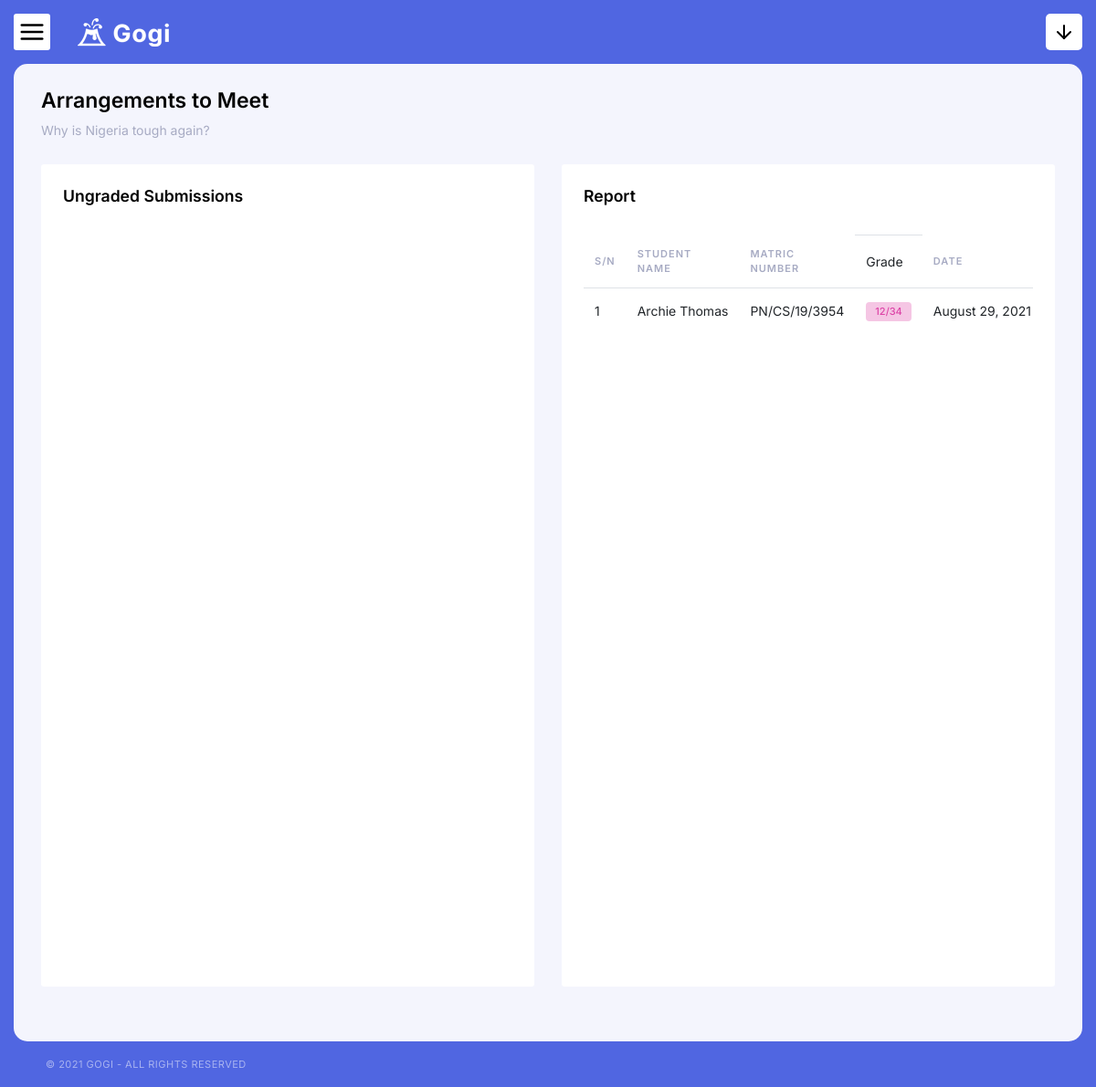
Page /lecturer/assignment-submissions?id=5 (signed in) on the committed database.
### tables this page shows
CREATE TABLE `assignments` (
  `id` int(11) NOT NULL,
  `course_id` int(11) NOT NULL,
  `lecturer_id` int(11) NOT NULL,
  `title` varchar(120) NOT NULL,
  `question` text NOT NULL,
  `instructions` text NOT NULL,
  `deadline` date NOT NULL,
  `max_grade` decimal(10,0) NOT NULL,
  `created_at` timestamp NOT NULL DEFAULT current_timestamp(),
  `updated_at` timestamp NOT NULL DEFAULT current_timestamp() ON UPDATE current_timestamp()
);

CREATE TABLE `assignment_submissions` (
  `id` int(11) NOT NULL,
  `student_id` int(11) NOT NULL,
  `assignment_id` int(11) NOT NULL,
  `solution` text NOT NULL,
  `description` text NOT NULL,
  `grade` decimal(10,0) NOT NULL,
  `feedback` text NOT NULL,
  `created_at` timestamp NOT NULL DEFAULT current_timestamp(),
  `updated_at` timestamp NOT NULL DEFAULT current_timestamp() ON UPDATE current_timestamp()
);

CREATE TABLE `students` (
  `id` int(11) NOT NULL,
  `matric_no` varchar(120) NOT NULL,
  `fullname` varchar(120) NOT NULL,
  `image` varchar(120) NOT NULL,
  `email` varchar(120) NOT NULL,
  `password` text NOT NULL,
  `created_at` timestamp NOT NULL DEFAULT current_timestamp(),
  `updated_at` timestamp NOT NULL DEFAULT current_timestamp() ON UPDATE current_timestamp()
);

### core/db.class.php (called while the page is built, shortened)
<?php
    class DB {
        public $host = 'localhost';
        public $dbname = 'gogi_assignment';
        public $password = '';
        public $username = 'root';
        public $conn;
        function __construct(){
            try {
                $this->conn = new PDO("mysql:host=$this->host;dbname=$this->dbname;", $this->username, $this->password);
                $this->conn->setAttribute(PDO::ATTR_ERRMODE,PDO::ERRMODE_EXCEPTION);
            } catch (PDOException $ex) {
                echo 'Error in database connection '. $ex->getMessage();
            }
        }
        function prep($query){
            return $this->conn->prepare($query);
        }
        function fetch($query,$value){
            $query = $this->prep($query);
            $query->execute($value);
            return $query->fetch();
        }
        function fetchAll($query,$value){
            $query = $this->prep($query);
            $query->execute($value);
            return $query->fetchAll();
        }
    }
?>

### core/assignments.class.php (called while the page is built, shortened)
<?php
    include_once 'db.class.php';
    class assignments extends DB{
        function fetch_assignment($id){
            return DB::fetch("SELECT *,assignments.id,assignments.created_at FROM assignments
            LEFT OUTER JOIN lecturers on lecturers.id = assignments.lecturer_id
            LEFT OUTER JOIN courses on courses.id = assignments.course_id
            WHERE assignments.id = ? ",[$id] );
        }
        function fetch_graded_assignment_submissions($assignment_id){
            return DB::fetchAll("SELECT *,assignment_submissions.id,assignment_submissions.created_at FROM assignment_submissions
            LEFT OUTER JOIN students on students.id = assignment_submissions.student_id
            LEFT OUTER JOIN assignments on assignments.id = assignment_submissions.assignment_id
            LEFT OUTER JOIN courses on courses.id = assignments.course_id
            WHERE feedback <> '' AND assignment_id = ?
            ORDER BY assignment_submissions.id DESC ", [$assignment_id]);
        }
    }
?>

### core/core.function.php (called while the page is built, shortened)
<?php
	function format_date($date){
		return date('F d, Y h:mA', strtotime($date));
	}
?>

### lecturer/assignment-submissions.php (the view, shortened to what this page needs)
<?php
    include_once '../core/assignments.class.php';
    include_once '../core/core.function.php';
    $assignment_obj = new assignments();
    $assignment_id = $_GET['id'];
    $assignment = $assignment_obj->fetch_assignment($assignment_id);
    $graded_submissions = $assignment_obj->fetch_graded_assignment_submissions($assignment_id);
?>
<!doctype html>
<html lang="en">
<head>
    <?php include "includes/header-resources.php"; ?>
    <link rel="stylesheet" href="../vendors/datepicker/daterangepicker.css" type="text/css">
    <link rel="stylesheet" href="../vendors/dataTable/datatables.min.css" type="text/css">
</head>
<body class="horizontal-navigation">
    <div class="layout-wrapper">
        <?php include "includes/header.php"; ?>
        <div class="content-wrapper">
            <div class="content-body">
                <div class="content ">
                    <div class="page-header d-md-flex justify-content-between">
                        <div>
                            <h3><?php echo $assignment['title'] ?></h3>
                            <p class="text-muted"><?php echo $assignment['question'] ?></p>
                        </div>
                    </div>
                    <div class="row">
                        <div class="col-md-6">
                            <div class="card">
                                <div class="card-body">
                                    <h6 class="card-title">Ungraded Submissions </h6>
                                    <div class="timeline card-scroll" style="height: 800px">
                                    </div>
                                </div>
                            </div>
                        </div>
                        <div class="col-lg-6">
                            <div class="card">
                                <div class="card-body">
                                    <h6 class="card-title">Report</h6>
                                    <div class="table-responsive card-scroll" style="height: 800px;">
                                        <table id="reports" class="table">
                                            <thead>
                                                <tr>
                                                    <th>S/N</th>
                                                    <th>Student Name</th>
                                                    <th>Matric Number</th>
                                                    <td>Grade</td>
                                                    <th>Date</th>
                                                </tr>
                                            </thead>
                                            <tbody>
                                                <?php $sn=0; foreach ($graded_submissions as $submission): $sn++ ?>
                                                    <tr>
                                                        <td><?php echo $sn ?></td>
                                                        <td><?php echo $submission['fullname'] ?></td>
                                                        <td><?php echo $submission['matric_no'] ?></td>
                                                        <td>
                                                            <span class="badge bg-secondary-bright text-secondary"><?php echo $submission['grade'] ?>/<?php echo $assignment['max_grade'] ?></span>
                                                        </td>
                                                        <td><?php echo format_date($submission['created_at']) ?></td>
                                                    </tr>
                                                <?php endforeach ?>
                                            </tbody>
                                        </table>
                                    </div>
                                </div>
                            </div>
                        </div>
                    </div>
                </div>
                <?php include "includes/footer.php"; ?>
            </div>
        </div>
    </div>
</body>
</html>

### rows in the picture
assignments: title "Arrangements to Meet", question "Why is Nigeria tough again?"
assignment_submissions: student.fullname "Archie Thomas", student.matric_no "PN/CS/19/3954", grade "12", assignment.max_grade "34", created_at "August 29, 2021…"
